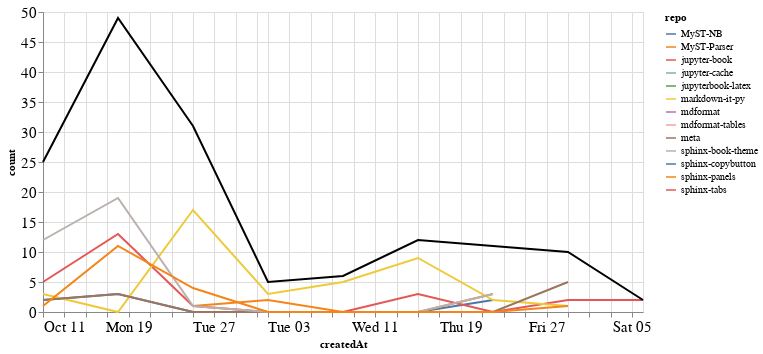

Source (notebook cell):
### Markdown cell above
### Comments

### Code cell
comments_time = comments.groupby('repo').resample('W', on='createdAt').count()['author'].reset_index()
comments_time = comments_time.rename(columns={'author': 'count'})
comments_time_total = comments_time.groupby('createdAt').agg({"count": "sum"}).reset_index()
ch1 = alt.Chart(comments_time, width=600).mark_line().encode(
    x='createdAt',
    y='count',
    color='repo',
    tooltip="repo"
)

ch2 = alt.Chart(comments_time_total, width=600).mark_line(color="black").encode(
    x='createdAt',
    y='count',
)

ch1 + ch2

### Figure 1 — Vega-Lite specification as saved in the notebook (floating-point values rounded to 4 significant figures)
{"config": {"axisLeft": {"labelFontSize": 15}, "axisBottom": {"labelFontSize": 15}}, "layer": [{"data": {"name": "data-6a1ee6f5363301e3e0a1b62c2cba8a78"}, "mark": "line", "encoding": {"color": {"type": "nominal", "field": "repo"}, "tooltip": {"type": "nominal", "field": "repo"}, "x": {"type": "temporal", "field": "createdAt"}, "y": {"type": "quantitative", "field": "count"}}, "width": 600}, {"data": {"name": "data-ac104d64779c37aa68d28cdcc5f90d82"}, "mark": {"type": "line", "color": "black"}, "encoding": {"x": {"type": "temporal", "field": "createdAt"}, "y": {"type": "quantitative", "field": "count"}}, "width": 600}], "$schema": "https://vega.github.io/schema/vega-lite/v4.8.1.json", "datasets": {"data-6a1ee6f5363301e3e0a1b62c2cba8a78": [{"repo": "MyST-NB", "createdAt": "2020-10-11T00:00:00", "count": 2}, {"repo": "MyST-NB", "createdAt": "2020-10-18T00:00:00", "count": 3}, {"repo": "MyST-NB", "createdAt": "2020-10-25T00:00:00", "count": 0}, {"repo": "MyST-NB", "createdAt": "2020-11-01T00:00:00", "count": 0}, {"repo": "MyST-NB", "createdAt": "2020-11-08T00:00:00", "count": 0}, {"repo": "MyST-NB", "createdAt": "2020-11-15T00:00:00", "count": 0}, {"repo": "MyST-NB", "createdAt": "2020-11-22T00:00:00", "count": 2}, {"repo": "MyST-Parser", "createdAt": "2020-10-25T00:00:00", "count": 1}, {"repo": "MyST-Parser", "createdAt": "2020-11-01T00:00:00", "count": 2}, {"repo": "MyST-Parser", "createdAt": "2020-11-08T00:00:00", "count": 0}, {"repo": "MyST-Parser", "createdAt": "2020-11-15T00:00:00", "count": 0}, {"repo": "MyST-Parser", "createdAt": "2020-11-22T00:00:00", "count": 3}, {"repo": "jupyter-book", "createdAt": "2020-10-11T00:00:00", "count": 5}, {"repo": "jupyter-book", "createdAt": "2020-10-18T00:00:00", "count": 13}, {"repo": "jupyter-book", "createdAt": "2020-10-25T00:00:00", "count": 1}, {"repo": "jupyter-book", "createdAt": "2020-11-01T00:00:00", "count": 0}, {"repo": "jupyter-book", "createdAt": "2020-11-08T00:00:00", "count": 0}, {"repo": "jupyter-book", "createdAt": "2020-11-15T00:00:00", "count": 3}, {"repo": "jupyter-book", "createdAt": "2020-11-22T00:00:00", "count": 0}, {"repo": "jupyter-book", "createdAt": "2020-11-29T00:00:00", "count": 2}, {"repo": "jupyter-book", "createdAt": "2020-12-06T00:00:00", "count": 2}, {"repo": "jupyter-cache", "createdAt": "2020-11-22T00:00:00", "count": 1}, {"repo": "jupyterbook-latex", "createdAt": "2020-10-25T00:00:00", "count": 1}, {"repo": "markdown-it-py", "createdAt": "2020-10-11T00:00:00", "count": 3}, {"repo": "markdown-it-py", "createdAt": "2020-10-18T00:00:00", "count": 0}, {"repo": "markdown-it-py", "createdAt": "2020-10-25T00:00:00", "count": 17}, {"repo": "markdown-it-py", "createdAt": "2020-11-01T00:00:00", "count": 3}, {"repo": "markdown-it-py", "createdAt": "2020-11-08T00:00:00", "count": 5}, {"repo": "markdown-it-py", "createdAt": "2020-11-15T00:00:00", "count": 9}, {"repo": "markdown-it-py", "createdAt": "2020-11-22T00:00:00", "count": 2}, {"repo": "markdown-it-py", "createdAt": "2020-11-29T00:00:00", "count": 1}, {"repo": "mdformat", "createdAt": "2020-10-25T00:00:00", "count": 5}, {"repo": "mdformat-tables", "createdAt": "2020-11-08T00:00:00", "count": 1}, {"repo": "meta", "createdAt": "2020-10-11T00:00:00", "count": 2}, {"repo": "meta", "createdAt": "2020-10-18T00:00:00", "count": 3}, {"repo": "meta", "createdAt": "2020-10-25T00:00:00", "count": 0}, {"repo": "meta", "createdAt": "2020-11-01T00:00:00", "count": 0}, {"repo": "meta", "createdAt": "2020-11-08T00:00:00", "count": 0}, {"repo": "meta", "createdAt": "2020-11-15T00:00:00", "count": 0}, {"repo": "meta", "createdAt": "2020-11-22T00:00:00", "count": 0}, {"repo": "meta", "createdAt": "2020-11-29T00:00:00", "count": 5}, {"repo": "sphinx-book-theme", "createdAt": "2020-10-11T00:00:00", "count": 12}, {"repo": "sphinx-book-theme", "createdAt": "2020-10-18T00:00:00", "count": 19}, {"repo": "sphinx-book-theme", "createdAt": "2020-10-25T00:00:00", "count": 1}, {"repo": "sphinx-book-theme", "createdAt": "2020-11-01T00:00:00", "count": 0}, {"repo": "sphinx-book-theme", "createdAt": "2020-11-08T00:00:00", "count": 0}, {"repo": "sphinx-book-theme", "createdAt": "2020-11-15T00:00:00", "count": 0}, {"repo": "sphinx-book-theme", "createdAt": "2020-11-22T00:00:00", "count": 3}, {"repo": "sphinx-copybutton", "createdAt": "2020-11-29T00:00:00", "count": 1}, {"repo": "sphinx-panels", "createdAt": "2020-10-11T00:00:00", "count": 1}, {"repo": "sphinx-panels", "createdAt": "2020-10-18T00:00:00", "count": 11}, {"repo": "sphinx-panels", "createdAt": "2020-10-25T00:00:00", "count": 4}, {"repo": "sphinx-panels", "createdAt": "2020-11-01T00:00:00", "count": 0}, {"repo": "sphinx-panels", "createdAt": "2020-11-08T00:00:00", "count": 0}, {"repo": "sphinx-panels", "createdAt": "2020-11-15T00:00:00", "count": 0}, {"repo": "sphinx-panels", "createdAt": "2020-11-22T00:00:00", "count": 0}, {"repo": "sphinx-panels", "createdAt": "2020-11-29T00:00:00", "count": 1}, {"repo": "sphinx-tabs", "createdAt": "2020-10-25T00:00:00", "count": 1}], "data-ac104d64779c37aa68d28cdcc5f90d82": [{"createdAt": "2020-10-11T00:00:00", "count": 25}, {"createdAt": "2020-10-18T00:00:00", "count": 49}, {"createdAt": "2020-10-25T00:00:00", "count": 31}, {"createdAt": "2020-11-01T00:00:00", "count": 5}, {"createdAt": "2020-11-08T00:00:00", "count": 6}, {"createdAt": "2020-11-15T00:00:00", "count": 12}, {"createdAt": "2020-11-22T00:00:00", "count": 11}, {"createdAt": "2020-11-29T00:00:00", "count": 10}, {"createdAt": "2020-12-06T00:00:00", "count": 2}]}}
